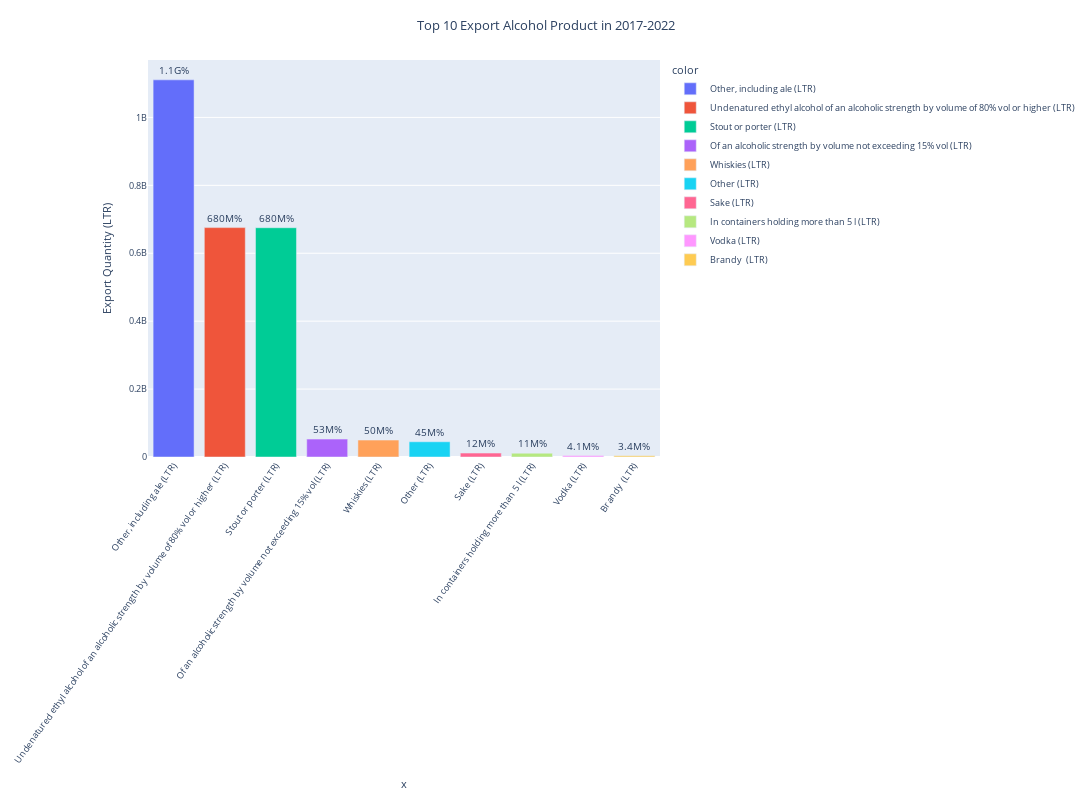

Source (notebook cell):
### Code cell
#Top export alcohol product in 2010-2016
top1 = df_d1.groupby('Description')[['Monthly_Quantity']].agg('sum')
top1 = top1.sort_values('Monthly_Quantity',ascending=False)
top1.head(10)

#plot top 10 export alcohol product in 2010-2016
fig = px.bar(top1.head(10), x=top1.head(10).index, y='Monthly_Quantity',
                hover_data=['Monthly_Quantity'], color=top1.head(10).index,text='Monthly_Quantity',
                labels={'Monthly_Quantity':'Export Quantity (LTR)'})
z = '%{text:.2s}'
fig.update_traces( texttemplate=f'{z}%',textposition='outside',textfont_size=10)
fig.update_layout(xaxis_tickfont_size=9,xaxis_tickangle=-55, yaxis_tickfont_size=9,height=800,width=1500,title='Top 10 Export Alcohol Product in 2017-2022', title_x=0.5 ,uniformtext_minsize=0.1, uniformtext_mode='hide', font=dict(size=9))
fig.show()

### Figure 1 — Plotly figure (JSON) as saved in the notebook; plotly's stock layout.template omitted (floating-point values rounded to 4 significant figures)
{"data": [{"alignmentgroup": "True", "hovertemplate": "color=Other, including ale (LTR)<br>x=%{x}<br>Export Quantity (LTR)=%{text}<extra></extra>", "legendgroup": "Other, including ale (LTR)", "marker": {"color": "#636efa", "pattern": {"shape": ""}}, "name": "Other, including ale (LTR)", "offsetgroup": "Other, including ale (LTR)", "orientation": "v", "showlegend": true, "text": [1110675921], "textfont": {"size": 10}, "textposition": "outside", "texttemplate": "%{text:.2s}%", "type": "bar", "x": ["Other, including ale (LTR)"], "xaxis": "x", "y": [1110675921], "yaxis": "y"}, {"alignmentgroup": "True", "hovertemplate": "color=Undenatured ethyl alcohol of an alcoholic strength by volume of 80% vol or higher (LTR)<br>x=%{x}<br>Export Quantity (LTR)=%{text}<extra></extra>", "legendgroup": "Undenatured ethyl alcohol of an alcoholic strength by volume of 80% vol or higher (LTR)", "marker": {"color": "#EF553B", "pattern": {"shape": ""}}, "name": "Undenatured ethyl alcohol of an alcoholic strength by volume of 80% vol or higher (LTR)", "offsetgroup": "Undenatured ethyl alcohol of an alcoholic strength by volume of 80% vol or higher (LTR)", "orientation": "v", "showlegend": true, "text": [675537931], "textfont": {"size": 10}, "textposition": "outside", "texttemplate": "%{text:.2s}%", "type": "bar", "x": ["Undenatured ethyl alcohol of an alcoholic strength by volume of 80% vol or higher (LTR)"], "xaxis": "x", "y": [675537931], "yaxis": "y"}, {"alignmentgroup": "True", "hovertemplate": "color=Stout or porter (LTR)<br>x=%{x}<br>Export Quantity (LTR)=%{text}<extra></extra>", "legendgroup": "Stout or porter (LTR)", "marker": {"color": "#00cc96", "pattern": {"shape": ""}}, "name": "Stout or porter (LTR)", "offsetgroup": "Stout or porter (LTR)", "orientation": "v", "showlegend": true, "text": [675195523], "textfont": {"size": 10}, "textposition": "outside", "texttemplate": "%{text:.2s}%", "type": "bar", "x": ["Stout or porter (LTR)"], "xaxis": "x", "y": [675195523], "yaxis": "y"}, {"alignmentgroup": "True", "hovertemplate": "color=Of an alcoholic strength by volume not exceeding 15% vol (LTR)<br>x=%{x}<br>Export Quantity (LTR)=%{text}<extra></extra>", "legendgroup": "Of an alcoholic strength by volume not exceeding 15% vol (LTR)", "marker": {"color": "#ab63fa", "pattern": {"shape": ""}}, "name": "Of an alcoholic strength by volume not exceeding 15% vol (LTR)", "offsetgroup": "Of an alcoholic strength by volume not exceeding 15% vol (LTR)", "orientation": "v", "showlegend": true, "text": [52702920], "textfont": {"size": 10}, "textposition": "outside", "texttemplate": "%{text:.2s}%", "type": "bar", "x": ["Of an alcoholic strength by volume not exceeding 15% vol (LTR)"], "xaxis": "x", "y": [52702920], "yaxis": "y"}, {"alignmentgroup": "True", "hovertemplate": "color=Whiskies (LTR)<br>x=%{x}<br>Export Quantity (LTR)=%{text}<extra></extra>", "legendgroup": "Whiskies (LTR)", "marker": {"color": "#FFA15A", "pattern": {"shape": ""}}, "name": "Whiskies (LTR)", "offsetgroup": "Whiskies (LTR)", "orientation": "v", "showlegend": true, "text": [49831158], "textfont": {"size": 10}, "textposition": "outside", "texttemplate": "%{text:.2s}%", "type": "bar", "x": ["Whiskies (LTR)"], "xaxis": "x", "y": [49831158], "yaxis": "y"}, {"alignmentgroup": "True", "hovertemplate": "color=Other (LTR)<br>x=%{x}<br>Export Quantity (LTR)=%{text}<extra></extra>", "legendgroup": "Other (LTR)", "marker": {"color": "#19d3f3", "pattern": {"shape": ""}}, "name": "Other (LTR)", "offsetgroup": "Other (LTR)", "orientation": "v", "showlegend": true, "text": [44859510], "textfont": {"size": 10}, "textposition": "outside", "texttemplate": "%{text:.2s}%", "type": "bar", "x": ["Other (LTR)"], "xaxis": "x", "y": [44859510], "yaxis": "y"}, {"alignmentgroup": "True", "hovertemplate": "color=Sake (LTR)<br>x=%{x}<br>Export Quantity (LTR)=%{text}<extra></extra>", "legendgroup": "Sake (LTR)", "marker": {"color": "#FF6692", "pattern": {"shape": ""}}, "name": "Sake (LTR)", "offsetgroup": "Sake (LTR)", "orientation": "v", "showlegend": true, "text": [11579178], "textfont": {"size": 10}, "textposition": "outside", "texttemplate": "%{text:.2s}%", "type": "bar", "x": ["Sake (LTR)"], "xaxis": "x", "y": [11579178], "yaxis": "y"}, {"alignmentgroup": "True", "hovertemplate": "color=In containers holding more than 5 l (LTR)<br>x=%{x}<br>Export Quantity (LTR)=%{text}<extra></extra>", "legendgroup": "In containers holding more than 5 l (LTR)", "marker": {"color": "#B6E880", "pattern": {"shape": ""}}, "name": "In containers holding more than 5 l (LTR)", "offsetgroup": "In containers holding more than 5 l (LTR)", "orientation": "v", "showlegend": true, "text": [11219903], "textfont": {"size": 10}, "textposition": "outside", "texttemplate": "%{text:.2s}%", "type": "bar", "x": ["In containers holding more than 5 l (LTR)"], "xaxis": "x", "y": [11219903], "yaxis": "y"}, {"alignmentgroup": "True", "hovertemplate": "color=Vodka (LTR)<br>x=%{x}<br>Export Quantity (LTR)=%{text}<extra></extra>", "legendgroup": "Vodka (LTR)", "marker": {"color": "#FF97FF", "pattern": {"shape": ""}}, "name": "Vodka (LTR)", "offsetgroup": "Vodka (LTR)", "orientation": "v", "showlegend": true, "text": [4110289], "textfont": {"size": 10}, "textposition": "outside", "texttemplate": "%{text:.2s}%", "type": "bar", "x": ["Vodka (LTR)"], "xaxis": "x", "y": [4110289], "yaxis": "y"}, {"alignmentgroup": "True", "hovertemplate": "color=Brandy  (LTR)<br>x=%{x}<br>Export Quantity (LTR)=%{text}<extra></extra>", "legendgroup": "Brandy  (LTR)", "marker": {"color": "#FECB52", "pattern": {"shape": ""}}, "name": "Brandy  (LTR)", "offsetgroup": "Brandy  (LTR)", "orientation": "v", "showlegend": true, "text": [3409744], "textfont": {"size": 10}, "textposition": "outside", "texttemplate": "%{text:.2s}%", "type": "bar", "x": ["Brandy  (LTR)"], "xaxis": "x", "y": [3409744], "yaxis": "y"}], "layout": {"barmode": "relative", "font": {"size": 9}, "height": 800, "legend": {"title": {"text": "color"}, "tracegroupgap": 0}, "margin": {"t": 60}, "title": {"text": "Top 10 Export Alcohol Product in 2017-2022", "x": 0.5}, "uniformtext": {"minsize": 0.1, "mode": "hide"}, "width": 1500, "xaxis": {"anchor": "y", "domain": [0, 1], "tickangle": -55, "tickfont": {"size": 9}, "title": {"text": "x"}}, "yaxis": {"anchor": "x", "domain": [0, 1], "tickfont": {"size": 9}, "title": {"text": "Export Quantity (LTR)"}}}}
